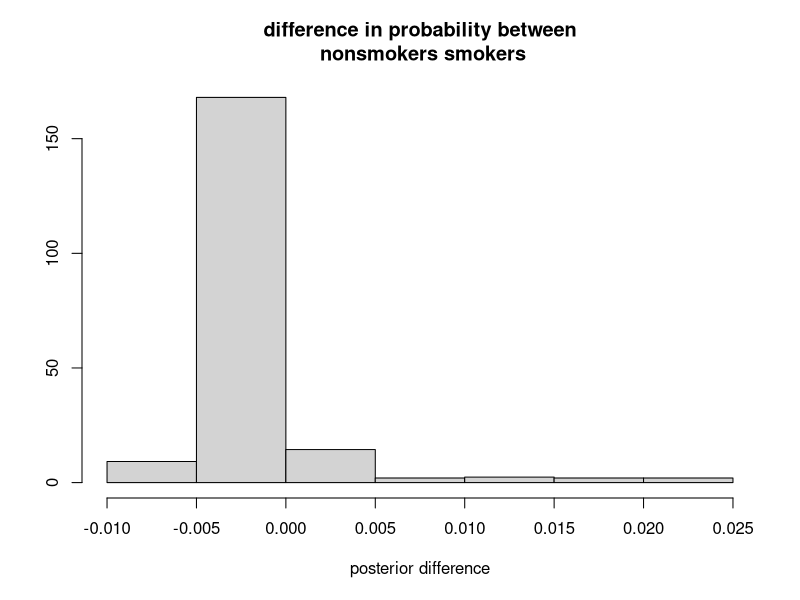
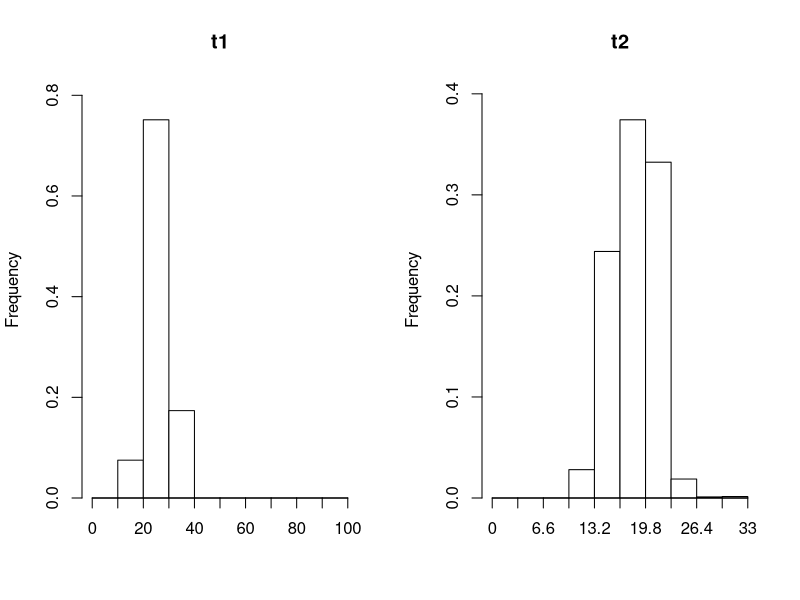
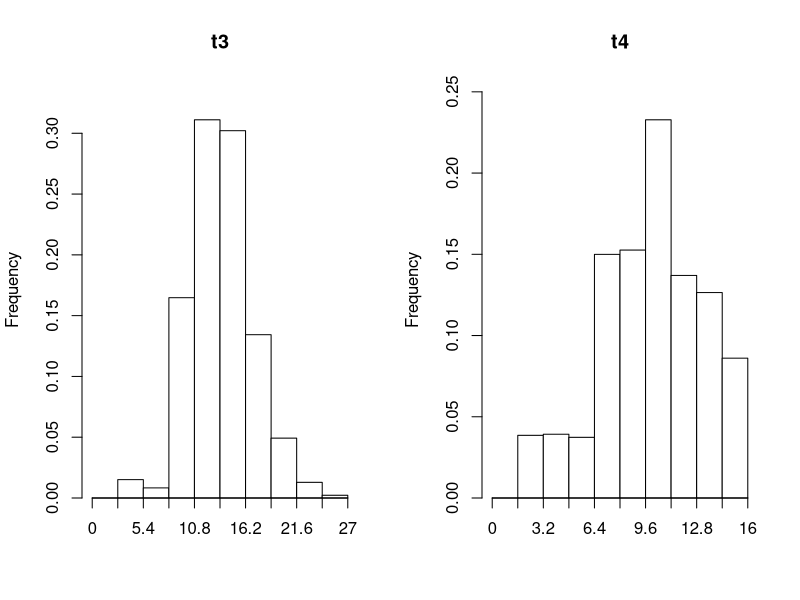
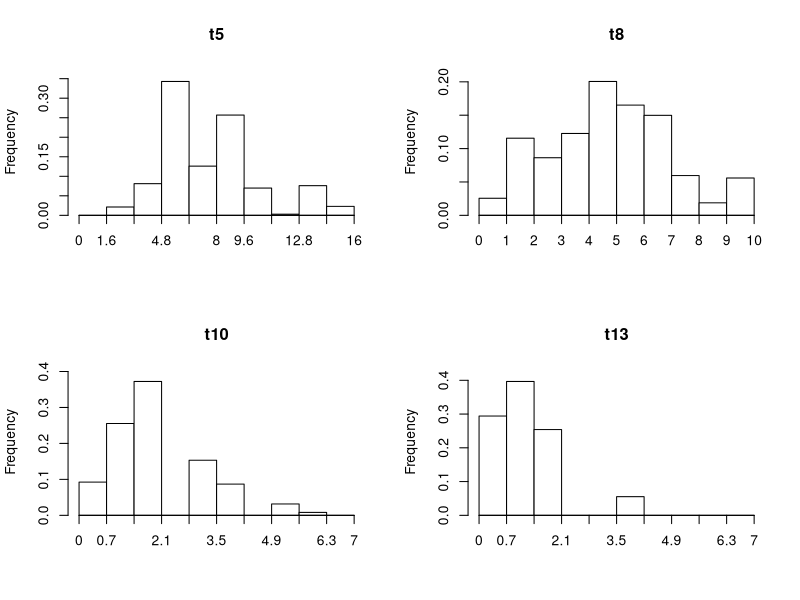
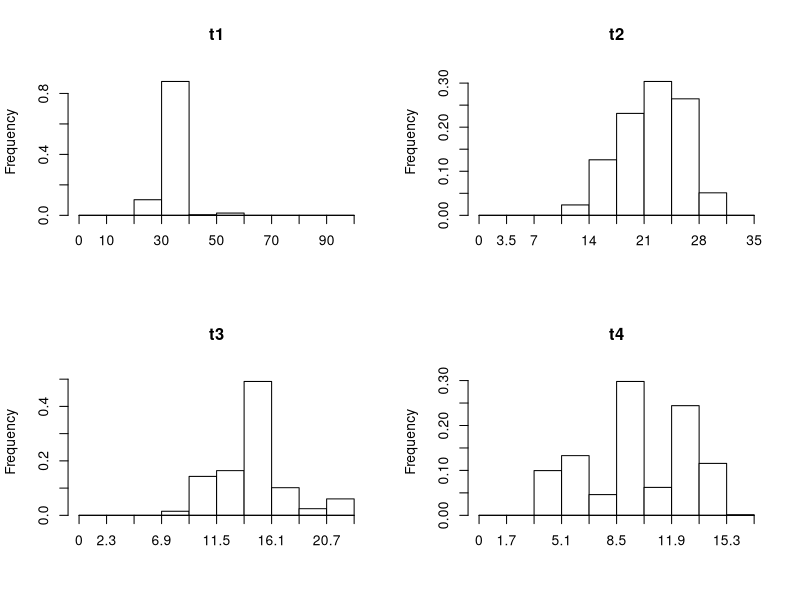
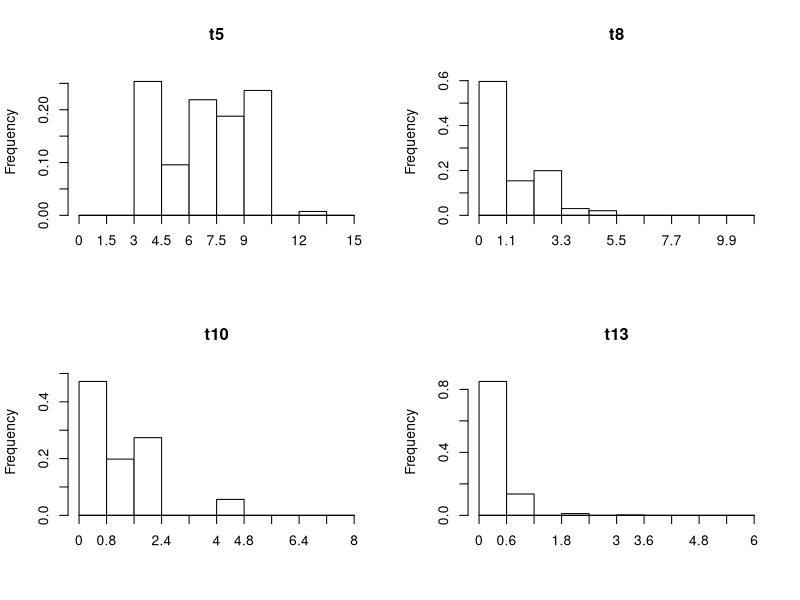

R code for these plots, in order: (Note: this script raises an error after producing the figures.)
#~~~~~~~~~~~~~~~~~~~~~~~~~~~~~~~~~~~~~~~~~~~~~~~~~~~~~~~~~~~~~~~~~~~~~~~~~~~~~~~~~~~~~~~~~
# student: Raul
# course: STAT 570
# assignment: final
#~~~~~~~~~~~~~~~~~~~~~~~~~~~~~~~~~~~~~~~~~~~~~~~~~~~~~~~~~~~~~~~~~~~~~~~~~~~~~~~~~~~~~~~~~
library(tidyverse)
library(dplyr)
rm(list=ls())

#~~~~~~~~~~~#
# Problem 1 #
#~~~~~~~~~~~#

smokers    <- c(29,16,17,4,3,9,4,5,1,1,1,3,7)
nonsmokers <- c(198,107,55,38,18,22,7,9,5,3,6,6,12)
stopifnot(length(smokers) == length(nonsmokers))

#~~~~~#
# 1.c #
#~~~~~#
get_phat <- function(cnts, t) {
  l <- length(cnts)
  stopifnot(l == length(t))
  num <- sum(cnts[1:l-1])
  denom <- cnts[l]*t[l] + sum(cnts[1:l-1]*(t[1:l-1]-1)) + num
  #num <- sum(cnts[l-1]*(t[l-1] - 1))
  #denom <- (2*num + cnts[l]*t[l])
  return(num/denom)
}

get_I <- function(cnts, phat) {
  #(1/phat^3 + 1/(phat*(1-phat)^2))*sum(cnts)
  #(1/(phat*(1-phat)^2))*sum(cnts[1:length(cnts)])
  sum(cnts[1:length(cnts)-1])/phat^2 + 
    length(cnts)*(cnts[length(cnts)])/(1-phat)^2 + 
      sum(cnts[1:length(cnts)-1])/(phat*(1-phat))
}

phat <- get_phat(cnts = smokers + nonsmokers, t = 1:13)
I <- get_I(smokers + nonsmokers, phat = phat)
var <- 1/I

#~~~~~#
# 1.d #
#~~~~~#
phat_smokers <- get_phat(cnts = smokers, t = 1:13)
var_smokers <- 1/get_I(smokers, phat_smokers)
phat_nonsmokers <- get_phat(cnts = nonsmokers, t = 1:13)
var_nonsmokers <- 1/get_I(nonsmokers, phat_nonsmokers)

get_ci <- function(theta, var, alpha, n) {
  t <- qnorm(1-alpha/2)
  return(c(theta - t*sqrt(var/n), theta + t*sqrt(var/n)))
}

ci_smokers    <- get_ci(phat_smokers,    var_smokers,    0.05, n=13)
ci_nonsmokers <- get_ci(phat_nonsmokers, var_nonsmokers, 0.05, n=13)


#~~~~~#
# 1.g #
#~~~~~#
mu = 0.2
sigma = 0.08
a <- mu*(mu*(1-mu)/sigma^2 - 1)
b <- a*(1/mu-1) 
test <- rbeta(1e4, shape1=a, shape2=b)
stopifnot(mean(test) - mu < 0.005)
stopifnot(sd(test) - sigma < 0.002)
rm(test)


get_Yt         <- function(x)   sum(x[1:length(x)-1])
get_Yt_tminus1 <- function(x,t) sum(x[1:length(x)-1]*t[1:length(t)-1])
NY_Nplus1      <- function(x)   13*x[length(x)]
get_post_mean <- function(a,b) a/(a+b)


post_mean_smokers <- get_post_mean(a=get_Yt(smokers) -a -1,
                                   b=get_Yt_tminus1(smokers, 1:13) -b -1)

post_mean_nonsmokers <- get_post_mean(a=get_Yt(nonsmokers) -a -1,
                                      b=get_Yt_tminus1(nonsmokers, 1:13) -b -1)

get_cred_int <- function(a, b, ndraws, pc) {
  post <- rbeta(ndraws, a, b)
  cred_int <- quantile(post, probs = c((1-pc)/2, (1+pc)/2))
  return(cred_int)
}

cred_int_smokers <- get_cred_int(a = get_Yt(smokers) -a -1,
                                 b = get_Yt_tminus1(smokers, 1:13) -b -1,
                                 ndraws = 1e4,
                                 pc = 0.95)

cred_int_nonsmokers <- get_cred_int(a = get_Yt(nonsmokers) -a -1,
                                    b = get_Yt_tminus1(nonsmokers, 1:13) -b -1,
                                    ndraws = 1e4,
                                    pc = 0.95)



q1g <- data.frame(cred_int_025 = c(cred_int_smokers[[1]], cred_int_nonsmokers[[1]]),
                  post_mean    = c(post_mean_smokers, post_mean_nonsmokers),
                  cred_int_975 = c(cred_int_smokers[[2]], cred_int_nonsmokers[[2]]))

row.names(q1g) <- c("smokers", "non-smokers")
colnames(q1g) <- c("2.5%","mean","97.5%")


#~~~~~#
# 2.d #
#~~~~~#

#mylikelihood <- function(theta, x=smokers) {
#  alpha <- theta[1]
#  beta <- theta[2]
#  p <- rbeta(1, alpha, beta)
#  (p*(1-p))^sum(x[1:12])*(1-p)^(13*x[13])
#}

mylikelihood <- function(theta, x) {
  alpha <- theta[1]; beta <- theta[2]; p<-theta[3]
  t <- 1:13
  sum(x[1:12])*lbeta(alpha, beta) + 
    sum(x[1:12]*(alpha-1))*log(p) +
    sum(x[1:12]*(beta -1))*log(1-p) + 
    sum(x[1:12]*(t[1:12]-1)*13*x[13]) * log(1-base::beta(alpha,beta)*(p)^(alpha-1)*(1-p)^(beta-1))
}

beta_params_smokers <- optim(par = c(2,5,0.5),
                             fn = mylikelihood, 
                             control = list(fnscale = -1),
                             x=smokers)$par

beta_params_nonsmokers <- optim(par = c(2,5,0.5),
                                fn = mylikelihood, 
                                control = list(fnscale = -1),
                                x=nonsmokers)$par

p_smokers_2d    <- mean(rbeta(1e5, beta_params_smokers[1]   , beta_params_smokers[2])) 
p_nonsmokers_2d <- mean(rbeta(1e5, beta_params_nonsmokers[1], beta_params_nonsmokers[2]))  


#~~~~~#
# 3.b #
#~~~~~#

get_phat_binoms <- function(cnts, t) {
  l <- length(cnts)
  stopifnot(l == length(t))
  num <- sum(cnts[1:l-1])
  denom <- num + sum(cnts[2:l]*(t[2:l]-1)) + cnts[l]
  return(num/denom)
}

phat_binoms_smokers <- get_phat_binoms(smokers, 1:13)
phat_binoms_nonsmokers <- get_phat_binoms(nonsmokers, 1:13)

get_I_binoms <- function(cnts,p) {
    I <- 1/(p*(1-p)) * cnts
    return(sum(I))
}
var_binoms_smokers    <- 1/get_I_binoms(smokers, phat_binoms_smokers)
var_binoms_nonsmokers <- 1/get_I_binoms(nonsmokers, phat_binoms_nonsmokers)

ci_binoms_smokers    <- get_ci(phat_binoms_smokers, var_binoms_smokers, 0.05, n=13)
ci_binoms_nonsmokers <- get_ci(phat_binoms_nonsmokers, var_binoms_nonsmokers, 0.05, n=13)



tab3b <- data.frame(geometric=c(phat_smokers, phat_nonsmokers),
                    binomial=c(phat_binoms_smokers, phat_binoms_nonsmokers),
                    geometric_c1 = c(ci_smokers[1], ci_nonsmokers[1]),
                    geometric_c2 = c(ci_smokers[2], ci_nonsmokers[2]),
                    binomial_c1 = c(ci_binoms_smokers[1], ci_binoms_nonsmokers[1]),
                    binomial_c2 = c(ci_binoms_smokers[2], ci_binoms_nonsmokers[2])
                    )
colnames(tab3b) <- c("Geom","Binom", "Geom 2.5%", "Geom 97.5%", "Binom 2.5%", "Binom 97.5%")
row.names(tab3b) <- c("smokers","non-smokers")


#~~~~~#
# 3.c #
#~~~~~#

# Grid method 
pi_vals <- seq(from = 0, to = 1, length = 5e2)

binom_likelihood <- function(x, pi_vals) {
  l <- length(x)
  N_sizes <- rep(0, l)
  for(i in 1:l) {
    N_sizes[i] <- sum(x[i:l])
  }
  like_val <- rep(0, length(pi_vals))
  i=0
  for(p in pi_vals){
    i <- i+1
    like_val[i] <- prod(dbinom(x, size=N_sizes, prob = p))
  }
  return(like_val)
}

get_posterior_df <- function(pi_vals, x) {
  grid_data <- data.frame(pi_vals = pi_vals)
  grid_data <- grid_data %>% 
    mutate(prior = dbeta(pi_vals, 1, 1),
           likelihood = binom_likelihood(x=x, pi_vals=pi_vals),
           unnorm_post = likelihood * prior,
           posterior = unnorm_post / sum(unnorm_post))
}

posterior_smokers <- get_posterior_df(pi_vals = pi_vals, x=smokers)

plot_p1 <- ggplot(posterior_smokers, aes(x= pi_vals, y=posterior)) + 
  geom_point() + 
  xlab("suggested p") + ylab("posterior probability") + 
  ggtitle("smokers") + 
  geom_segment(aes(x = pi_vals, xend = pi_vals, y = 0, yend = posterior)) + 
  theme(panel.grid=element_blank(),
        panel.background = element_blank())

posterior_nonsmokers <- get_posterior_df(pi_vals = pi_vals, x=nonsmokers)

plot_p2 <- ggplot(posterior_nonsmokers, aes(x= pi_vals, y=posterior)) + 
  geom_point() + 
  xlab("suggested p") + ylab("posterior probability") + 
  ggtitle("nonsmokers") + 
  geom_segment(aes(x = pi_vals, xend = pi_vals, y = 0, yend = posterior)) + 
  theme(panel.grid=element_blank(),
        panel.background = element_blank())

posterior_diff <- posterior_nonsmokers$pi_vals*(posterior_nonsmokers$posterior - 
                                                posterior_smokers$posterior)
hist(posterior_diff, 
     main="difference in probability between\n nonsmokers smokers",
     xlab = "posterior difference",
     ylab = "",
     freq=FALSE)

post_mean_nonsmokers_p3 <- posterior_nonsmokers$pi_vals[posterior_nonsmokers$posterior==max(posterior_nonsmokers$posterior)]

post_mean_smokers_p3 <- posterior_smokers$pi_vals[posterior_smokers$posterior==max(posterior_smokers$posterior)]

p3ctab <- data.frame(bayesian1 = c(post_mean_smokers, post_mean_nonsmokers),
                     bayesian2 = c(post_mean_smokers_p3, post_mean_nonsmokers_p3))

colnames(p3ctab) <- c("mean from problem 2","mode from problem 3")
row.names(p3ctab) <- c("smokers","non-smokers")


#~~~~~#
# 3.d #
#~~~~~#
prob_p2gtp1 <- mean(posterior_nonsmokers$pi_vals*posterior_nonsmokers$posterior > 
                    posterior_smokers$pi_vals*posterior_smokers$posterior)


#~~~~~#
# 3.e #
#~~~~~#

# simulate 13 periods with successes with prob post
get_sample <- function(N=100, t=1:13, post_p, probs=FALSE) {
  Y_t <- rep(0,length(t))
  Ns <- rep(0,length(t))
  N <- N
  for(i in t) {
    Ns[i] <- N
    Y_t[i] <- rbinom(1, size=N, prob=post_p)
    N <- N - Y_t[i]
  }
  if(probs==FALSE){
     return(Y_t)
  }else{
    Y_t_probs = Y_t/Ns
    return(Y_t_probs)
  }
}

#get_sample(N=100, post_p=post_mean_nonsmokers[1], probs=TRUE)

# weight each sample by posterior weight of suggested p
get_pred_dist <- function(Nsims=1, wts, pis) {
  predictive_dist_df <- data.frame(matrix(ncol = 15, nrow = 0))
  for(p in 1:length(pis)) {
    for(j in 1:Nsims) {
      row <- c(pis[p],
               wts[p],
               get_sample(N=100, t=1:13, pis[p])
      )
      predictive_dist_df <- rbind(predictive_dist_df, row)
    }
  }
  colnames(predictive_dist_df) <- c("Ps","pred_wt",paste("t", 1:13,sep=""))
  return(predictive_dist_df)
}

few <- seq(from=5, to=length(pi_vals), by=2)
pi_weights_smokers <- posterior_smokers$posterior
pi_weights_nonsmokers <- posterior_nonsmokers$posterior
pred_dist_smokers_df <- get_pred_dist(pis=pi_vals, wts=pi_weights_smokers)
pred_dist_nonsmokers_df <- get_pred_dist(pis=pi_vals, wts=pi_weights_nonsmokers)

par(mfrow = c(1,2))
plotrix::weighted.hist(pred_dist_smokers_df$t1,pred_dist_smokers_df$pred_wt, main="t1")
plotrix::weighted.hist(pred_dist_smokers_df$t2,pred_dist_smokers_df$pred_wt, main="t2")
plotrix::weighted.hist(pred_dist_smokers_df$t3,pred_dist_smokers_df$pred_wt, main="t3")
plotrix::weighted.hist(pred_dist_smokers_df$t4,pred_dist_smokers_df$pred_wt, main="t4")
par(mfrow = c(2,2))
plotrix::weighted.hist(pred_dist_smokers_df$t5,pred_dist_smokers_df$pred_wt, main="t5")
plotrix::weighted.hist(pred_dist_smokers_df$t8,pred_dist_smokers_df$pred_wt, main="t8")
plotrix::weighted.hist(pred_dist_smokers_df$t10,pred_dist_smokers_df$pred_wt, main="t10")
plotrix::weighted.hist(pred_dist_smokers_df$t13,pred_dist_smokers_df$pred_wt, main="t13")

par(mfrow = c(2,2))
plotrix::weighted.hist(pred_dist_nonsmokers_df$t1,pred_dist_nonsmokers_df$pred_wt, main="t1")
plotrix::weighted.hist(pred_dist_nonsmokers_df$t2,pred_dist_nonsmokers_df$pred_wt, main="t2")
plotrix::weighted.hist(pred_dist_nonsmokers_df$t3,pred_dist_nonsmokers_df$pred_wt, main="t3")
plotrix::weighted.hist(pred_dist_nonsmokers_df$t4,pred_dist_nonsmokers_df$pred_wt, main="t4")
par(mfrow = c(2,2))
plotrix::weighted.hist(pred_dist_nonsmokers_df$t5,pred_dist_nonsmokers_df$pred_wt, main="t5")
plotrix::weighted.hist(pred_dist_nonsmokers_df$t8,pred_dist_nonsmokers_df$pred_wt, main="t8")
plotrix::weighted.hist(pred_dist_nonsmokers_df$t10,pred_dist_nonsmokers_df$pred_wt, main="t10")
plotrix::weighted.hist(pred_dist_nonsmokers_df$t13,pred_dist_nonsmokers_df$pred_wt, main="t13")


get_pred_dist_probs <- function(Nsims=1, wts, pis) {
  predictive_dist_df <- data.frame(matrix(ncol = 15, nrow = 0))
  for(p in 1:length(pis)) {
    for(j in 1:Nsims) {
      row <- c(pis[p],
               wts[p],
               get_sample(N=100, t=1:13, pis[p], probs = TRUE)
      )
      predictive_dist_df <- rbind(predictive_dist_df, row)
    }
  }
  colnames(predictive_dist_df) <- c("Ps","pred_wt",paste("t", 1:13,sep=""))
  return(predictive_dist_df)
}

pred_dist_probs_smokers_df <- get_pred_dist_probs(pis=pi_vals, wts=pi_weights_smokers)
pred_dist_probs_nonsmokers_df <- get_pred_dist_probs(pis=pi_vals, wts=pi_weights_nonsmokers)

tab3e <- 
  purrr::map_dbl(pred_dist_probs_smokers_df, mean, na.rm=TRUE) %>% 
  rbind(purrr::map_dbl(pred_dist_probs_nonsmokers_df, mean, na.rm=TRUE)) %>% 
  as.data.frame()

tab3e <- tab3e[,3:ncol(tab3e)]
row.names(tab3e) <- c("smokers","non-smokers")


save.image(file = "/Users/raulta/Library/CloudStorage/GoogleDrive-rauldavidt@gmail.com/My Drive/Stat 570/hw/zfinal/final_objects.Rdata")










